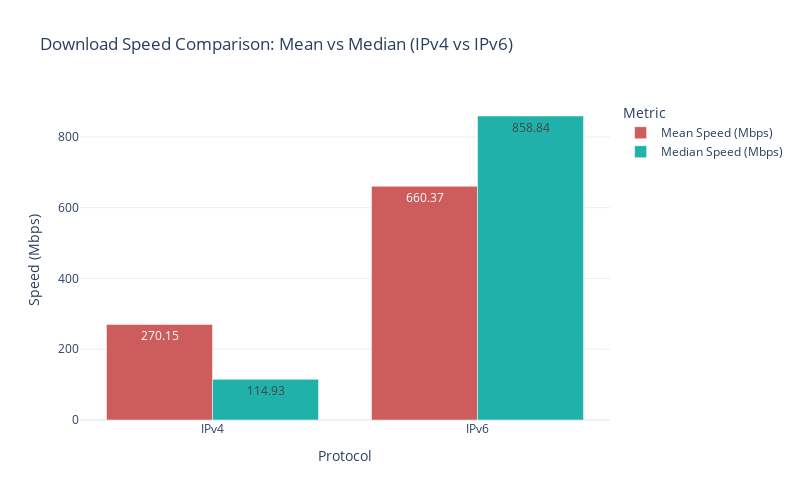

The notebook cell this image was saved under:
### Markdown cell above
#### Bar Chart: Mean and Median Download Speeds

### Code cell
fig1 = go.Figure()
fig1.add_trace(go.Bar(
    x=download_stats_df['Protocol'],
    y=download_stats_df['Mean Speed (Mbps)'],
    name='Mean Speed (Mbps)',
    marker_color='indianred',
    text=download_stats_df['Mean Speed (Mbps)'].round(2),
    textposition='auto'
))
fig1.add_trace(go.Bar(
    x=download_stats_df['Protocol'],
    y=download_stats_df['Median Speed (Mbps)'],
    name='Median Speed (Mbps)',
    marker_color='lightseagreen',
    text=download_stats_df['Median Speed (Mbps)'].round(2),
    textposition='auto'
))

fig1.update_layout(
    title='Download Speed Comparison: Mean vs Median (IPv4 vs IPv6)',
    xaxis_title='Protocol',
    yaxis_title='Speed (Mbps)',
    barmode='group',
    height=500,
    width=800,
    legend_title='Metric',
    template='plotly_white'
)

# fig1.write_html("../reports/viz/download_performance/download_speed_comparison.html")

### Figure 1 — Plotly figure (JSON) as saved in the notebook; plotly's stock layout.template omitted (floating-point values rounded to 4 significant figures)
{"data": [{"marker": {"color": "indianred"}, "name": "Mean Speed (Mbps)", "text": [270.1, 660.4], "textposition": "auto", "type": "bar", "x": ["IPv4", "IPv6"], "y": [270.1, 660.4]}, {"marker": {"color": "lightseagreen"}, "name": "Median Speed (Mbps)", "text": [114.9, 858.8], "textposition": "auto", "type": "bar", "x": ["IPv4", "IPv6"], "y": [114.9, 858.8]}], "layout": {"barmode": "group", "height": 500, "legend": {"title": {"text": "Metric"}}, "title": {"text": "Download Speed Comparison: Mean vs Median (IPv4 vs IPv6)"}, "width": 800, "xaxis": {"title": {"text": "Protocol"}}, "yaxis": {"title": {"text": "Speed (Mbps)"}}}}
